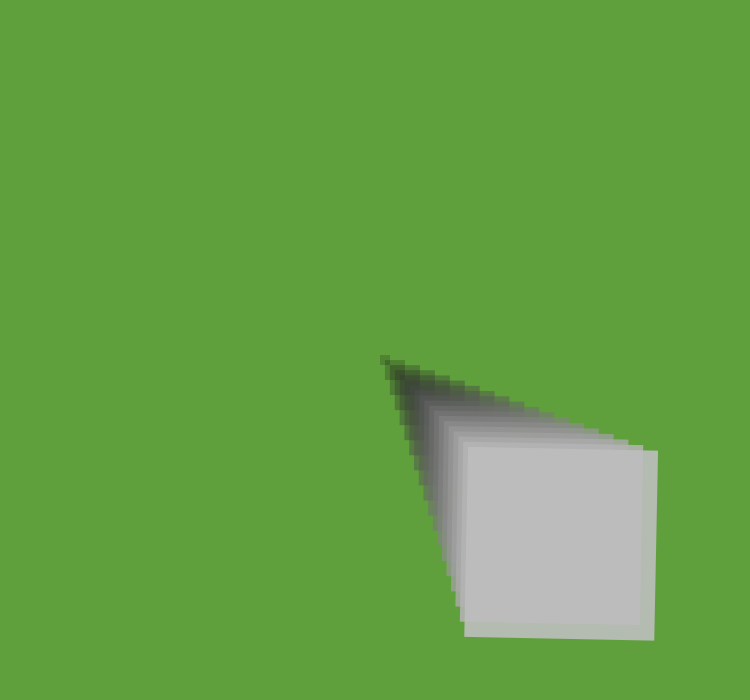
Frame 1 (no input)
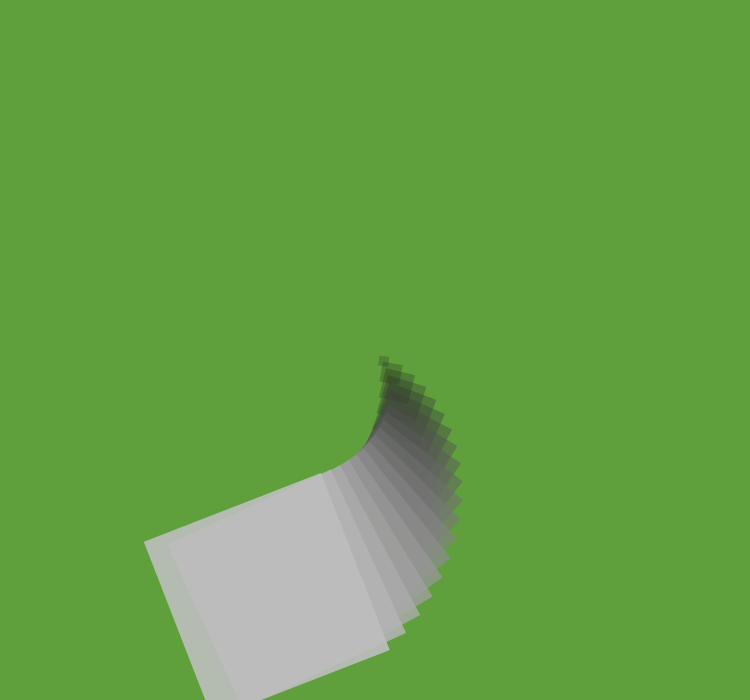
Frame 60 (the mouse pressed at the canvas centre just before this capture)
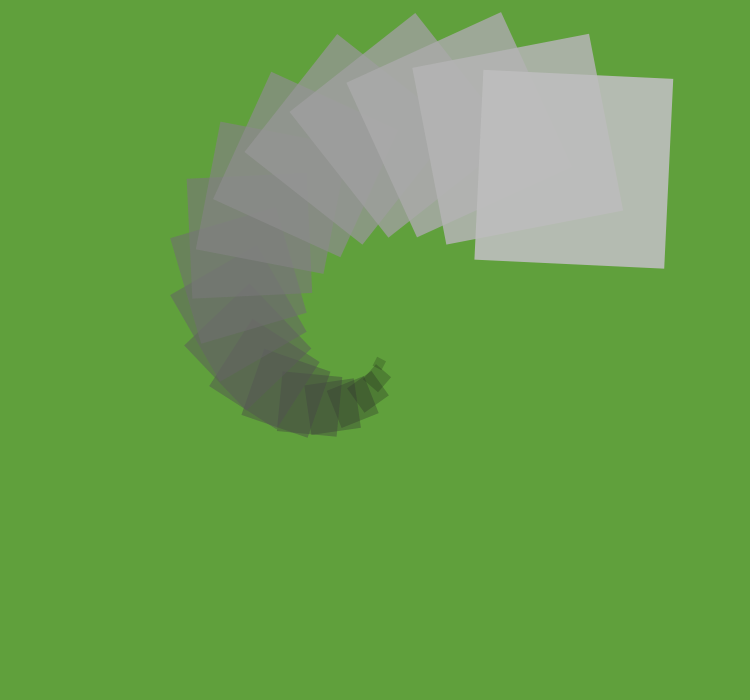
Frame 120 (the mouse held since frame 60 and released just before this capture)

The Processing sketch that drew these frames (run headless with seeded random() and noise(); from frame 60 on, the mouse is pressed at the canvas centre):

// Processing sketch: processing_60238
// ── processing_60238.pde

float i;
float incr = 0.002;

  
void setup()
{
  size(750, 700);
  smooth();
  noStroke();
  rectMode(CENTER);
  
}
  
void draw()
{
  background(#60A03C);
  translate(width/2, height/2);
  
  i += incr;
  for(int j = 0; j < 20; j++)
  {
    fill(10*j,40+10*j);
    rotate(.5*i);
    rect(10*j,10*j,10*j,10*j);
  }

if( mousePressed) { //induces seizure
  i += .004;
  }
}
